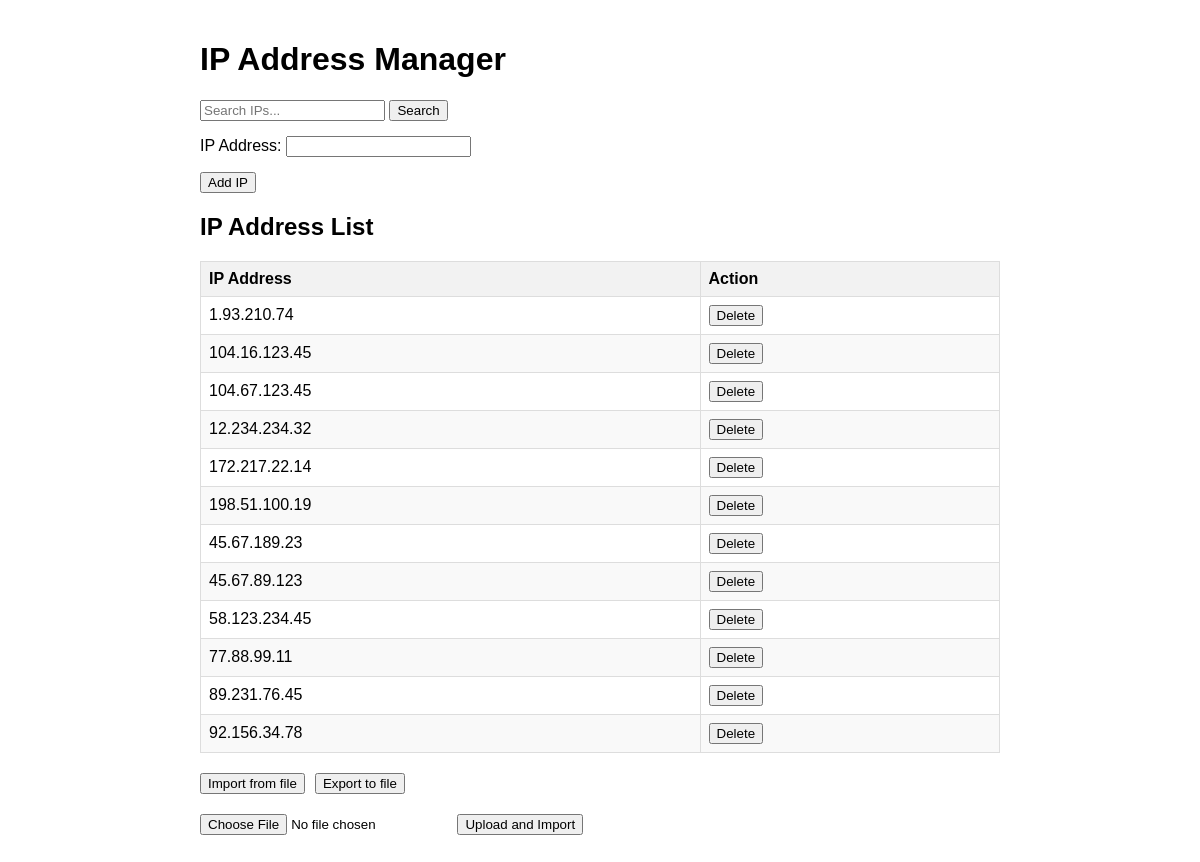
Before: / with the older database file.
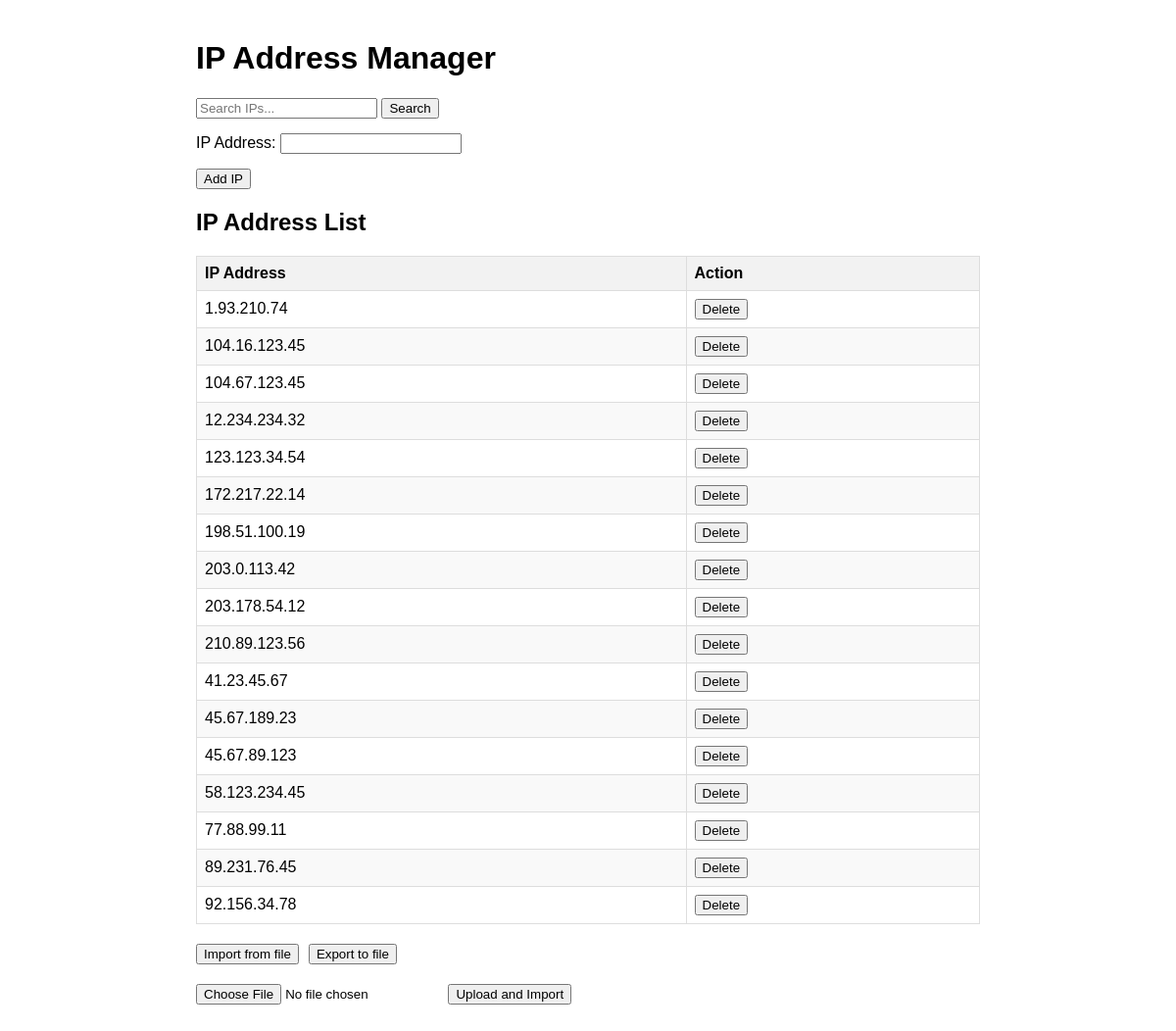
After: the same page with the newer database file.
### tables this page shows
CREATE TABLE ip_addresses (
                    id INTEGER PRIMARY KEY AUTOINCREMENT,
                    ip_address TEXT NOT NULL UNIQUE,
                    description TEXT,
                    created_at TIMESTAMP DEFAULT CURRENT_TIMESTAMP
                );

### app/main.py (the view)
@app.get("/")
async def read_root(request: Request):
    ip_addresses = get_all_ip_addresses()
    return templates.TemplateResponse(
        "index.html",
        {"request": request, "ip_addresses": ip_addresses}
    )

### app/templates/index.html (shortened to what this page needs)
<!DOCTYPE html>
<html lang="en">
<head>
</head>
<body>
    <h1>IP Address Manager</h1>
    <div class="form-group">
        <form action="/search" method="get">
            <input type="text" name="q" placeholder="Search IPs..." value="{{ search_term or '' }}">
            <button type="submit">Search</button>
        </form>
    </div>
    <form action="/add" method="post">
        <div class="form-group">
            <label for="ip">IP Address:</label>
            <input type="text" id="ip" name="ip" required
                   pattern="^((\d{1,3}\.){3}\d{1,3}|([0-9a-fA-F]{1,4}:){7}[0-9a-fA-F]{1,4})(:\d+)?$"
                   title="Enter valid IP (e.g. 192.168.1.1 or 127.0.0.1:8000)">
        </div>
        <button type="submit">Add IP</button>
    </form>
    <h2>IP Address List</h2>
    <table>
        <thead>
            <tr>
                <th>IP Address</th>
                <th>Action</th>
            </tr>
        </thead>
        <tbody>
            {% for ip in ip_addresses %}
            <tr>
                <td>{{ ip.ip_address }}</td>
                <td>
                    <form action="/delete/{{ ip.ip_address }}" method="post">
                        <button type="submit">Delete</button>
                    </form>
                </td>
            </tr>
            {% endfor %}
        </tbody>
    </table>
    <div class="actions">
        <form action="/import" method="post">
            <button type="submit">Import from file</button>
        </form>
        <form action="/export" method="post">
            <button type="submit">Export to file</button>
        </form>
    </div>
    <div class="form-group" style="margin-top: 20px;">
        <form action="/upload" method="post" enctype="multipart/form-data">
            <input type="file" name="file" accept=".txt">
            <button type="submit">Upload and Import</button>
        </form>
    </div>
</body>
</html>

### app/templates/index.html (style rules this page uses)
body { font-family: Arial, sans-serif; max-width: 800px; margin: 0 auto; padding: 20px; }
table { width: 100%; border-collapse: collapse; margin-top: 20px; }
th, td { border: 1px solid #ddd; padding: 8px; text-align: left; }
th { background-color: #f2f2f2; }
tr:nth-child(even) { background-color: #f9f9f9; }
.form-group { margin-bottom: 15px; }
.actions { margin-top: 20px; display: flex; gap: 10px; }

Changed rows visible on the page:
added ip_addresses: ip_address "123.123.34.54"
added ip_addresses: ip_address "203.0.113.42"
added ip_addresses: ip_address "203.178.54.12"
added ip_addresses: ip_address "210.89.123.56"
added ip_addresses: ip_address "41.23.45.67"
